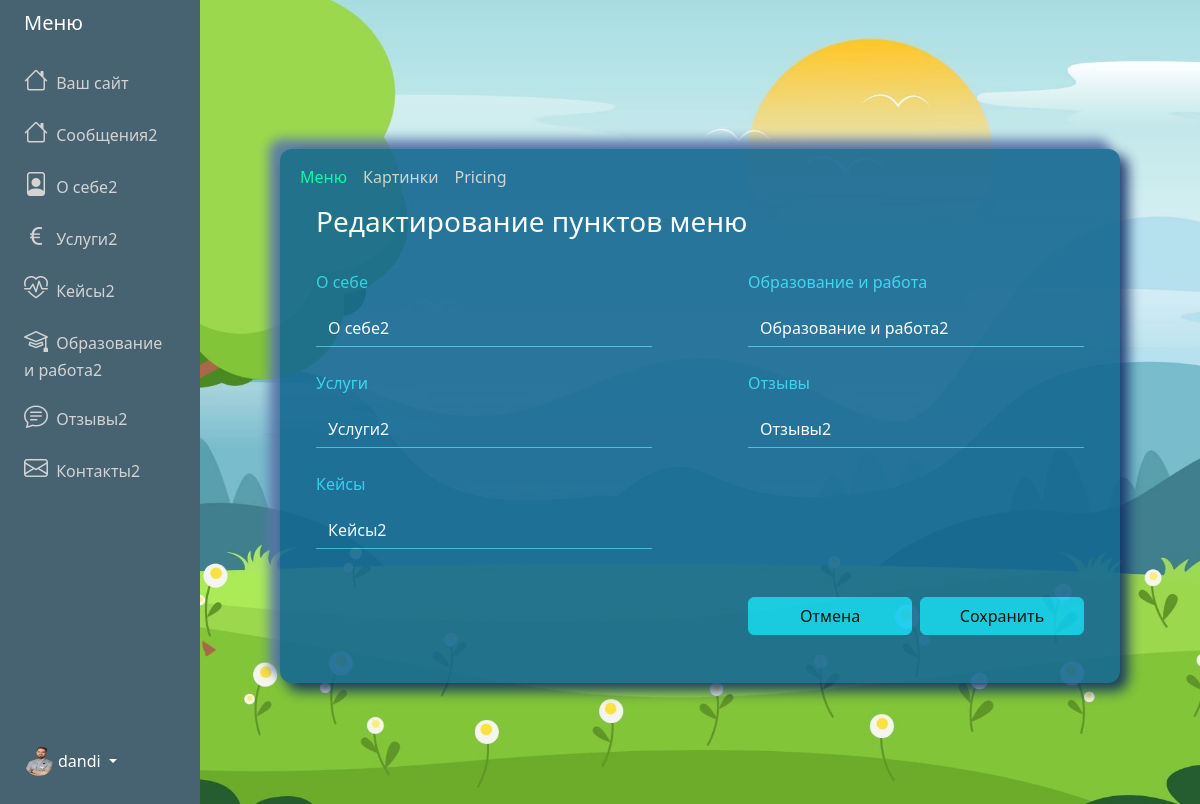
The page /adminPanel/settings/menu/ (signed in) on the database its author committed.
### adminPanel/models.py (models this page shows, shortened)
class Menu (models.Model):
    user = models.OneToOneField(User, on_delete=models.CASCADE)
    messages = models.CharField('Сообщения', max_length=100, default="Сообщения")
    about = models.CharField('О себе', max_length=100, default="О себе")
    services = models.CharField('Услуги', max_length=100, default="Услуги")
    cases = models.CharField('Кейсы', max_length=100, default="Кейсы")
    ed_and_work = models.CharField('Образование и работа', max_length=100, default="Образование и работа")
    feedbacks = models.CharField('Отзывы', max_length=100, default="Отзывы")
    contacts = models.CharField('Контакты', max_length=100, default="Контакты")

class About(models.Model):
    user = models.OneToOneField(User, on_delete=models.CASCADE)
    profession = models.CharField(max_length=200)
    slogan = models.TextField(null=True, blank=True)
    main_foto = models.ImageField(
        default="avatar.jpg",
        upload_to="About_main_foto"
    )

### adminPanel/views.py (the view, shortened to what this page needs)
# urls.py: path('adminPanel/settings/menu/', UpdateMenuView.as_view(), name="settings-menu"),
class UpdateMenuView(LoginRequiredMixin, View):
    def get(self, request):
        menu_form = UpdateMenuForm(instance=request.user.menu)
        str = ['about', 'services', 'cases']
        context = {
            'menu_form':menu_form,
            'active':'settings-menu',
            'menu':request_menu(self.request),
            'str':str
        }
        return render(request, 'adminPanel/settings-menu.html', context)

### adminPanel/forms.py
class UpdateMenuForm(forms.ModelForm):
    class Meta:
        model = Menu
        fields = ['about','services','cases', 'ed_and_work','feedbacks']

### adminPanel/views.py (called while the page is built)
def request_menu(request):
    user_id = request.user.id  # Получаем id текущего пользователя
    menu = Menu.objects.filter(user_id=user_id).first()  # Используем user_id для фильтрации
    return menu

### adminPanel/templates/adminPanel/settings-menu.html (shortened to what this page needs)
{% extends "adminPanel/base.html" %}
{% block content %}
<div class="container vh-100 d-flex align-items-center">
    <div id="innerPage">
        {% include 'adminPanel/includes/nav.html' %}
        <form method="post" novaldiate enctype="multipart/form-data">
            <div class="row align-items-right justify-content-center">
                <div class="col-12 text-white px-5">
                    <div class="lead">
                        <h3>Редактирование пунктов меню</h3>
                    </div>
                </div>
            </div>
            <div class="row align-items-start justify-content-center">
                <div class="col-sm-6 col-xs-12 text-white px-5">
                    {% for form in menu_form %}
                    {% if form.name in str %}
                    <div class="mt-4">
                        <p class="label-color">
                            {{form.label}}
                        </p>
                        <input class="form-control rounded-0 mb-3" type="text" name="{{form.name}}"
                            id="id_{{form.name}}" placeholder="Введите пункт меню" {% if form %} value="{{form.value}}"
                            {% endif %} />
                    </div>
                    {% endif %}
                    {% endfor %}
                </div>
                <div class="col-sm-6 col-xs-12 text-white px-5">
                    {% for form in menu_form %}
                    {% if form.name not in str %}
                    <div class="mt-4">
                        <p class="label-color">
                            {{form.label}}
                        </p>
                        <input class="form-control rounded-0 mb-3" type="text" name="{{form.name}}"
                            id="id_{{form.name}}" placeholder="Введите пункт меню" {% if form %} value="{{form.value}}"
                            {% endif %} />
                    </div>
                    {% endif %}
                    {% endfor %}
                </div>
            </div>
            <div class="row align-items-center justify-content-center">
                <div class="col-12 px-5 pt-2">
                </div>
            </div>
            <div class="row align-items-center justify-content-center">
                <div class="col-sm-6 col-xs-12 text-white px-5 pt-5">
                </div>
                <div class="col-sm-6 col-xs-12 d-sm-block  px-5 pb-5">
                    <div class="d-grid gap-2 d-md-flex justify-content-md-end">
                        <a href="{% url 'about' %}" class="btn btn-info mt-4 w-50">Отмена</a>
                        <button class="btn btn-info mt-4 w-50" type="submit"> Сохранить </button>
                    </div>
                </div>
            </div>
        </form>
    </div>
</div>
{% endblock content %}

### adminPanel/templates/adminPanel/base.html (shortened to what this page needs)
{% load static %}
<!DOCTYPE html>
<html lang="en">
<head>
    <link href="https://cdn.jsdelivr.net/npm/bootstrap@5.3.3/dist/css/bootstrap.min.css" rel="stylesheet"
>
    <link rel="stylesheet"
        href="https://cdnjs.cloudflare.com/ajax/libs/bootstrap-icons/1.8.1/font/bootstrap-icons.min.css">
    <link rel="stylesheet" href="{% static 'css/styles.css'%}">
</head>
<body class="admin-panel-body">
    <div class="container-fluid">
        <div class="row flex-nowrap">
            <div class="col-auto col-md-3 col-xl-2 px-sm-2 px-0 menu-bg-custom">
                <div class="d-flex flex-column align-items-center align-items-sm-start px-3 pt-2 text-white min-vh-100">
                    <a href="/"
                        class="d-flex align-items-center pb-3 mb-md-0 me-md-auto text-white text-decoration-none">
                        <span class="fs-5 d-none d-sm-inline">Меню</span>
                    </a>
                    <ul class="nav text-light flex-column mb-sm-auto mb-0 align-items-center align-items-sm-start"
                        id="menu">
                        <li>
                            <a href="{% url 'home' %}" class="nav-link align-middle px-0 admin-menu-text {%if active == 'home' %} active {% endif %}">
                                <i class="fs-4 bi-house"></i> <span class="ms-1 d-none d-sm-inline">Ваш сайт</span>
                            </a>
                        </li>
                        <li>
                            <a href="{% url 'messages' %}" class="nav-link align-middle px-0 admin-menu-text {%if active == 'messages' %} active {% endif %}">
                                <i class="fs-4 bi-house"></i> <span class="ms-1 d-none d-sm-inline">{% if menu.messages %} {{ menu.messages }} {% else %}Сообщения {% endif %}</span>
                            </a>
                        </li>
                        <li>
                            <a href="{% url 'about' %}" class="nav-link align-middle px-0 admin-menu-text {%if active == 'about' %} active {% endif %}">
                                <i class="fs-4 bi-file-person"></i> <span class="ms-1 d-none d-sm-inline">{% if menu.about %} {{ menu.about }} {% else %} О себе {% endif %}</span>
                            </a>
                        </li>
                        <li>
                            <a href="{% url 'services' %}" class="nav-link px-0 align-middle admin-menu-text {%if active == 'services' %} active {% endif %}">
                                <i class="fs-4 bi-currency-euro"></i> <span class="ms-1 d-none d-sm-inline">{% if menu.services %} {{ menu.services }} {% else %} Услуги {% endif %}</span></a>
                        </li>
                        <li>
                            <a href="{% url 'cases' %}" class="nav-link px-0 align-middle admin-menu-text {%if active == 'cases' %} active {% endif %}">
                                <i class="fs-4 bi-heart-pulse"></i> <span class="ms-1 d-none d-sm-inline">{% if menu.cases %} {{ menu.cases }} {% else %} Кейсы {% endif %}</span></a>
                        </li>
                        <li>
                            <a href="{% url 'ed-and-work' %}" class="nav-link px-0 align-middl admin-menu-text {%if active == 'ed_and_work' %} active {% endif %}">
                                <i class="fs-4 bi-mortarboard"></i> <span class="ms-1 d-none d-sm-inline">{% if menu.ed_and_work %} {{ menu.ed_and_work }} {% else %} Образование и работа {% endif %}</span></a>
                        </li>
                        <li>
                            <a href="{% url 'feedbacks' %}" class="nav-link px-0 align-middle admin-menu-text {%if active == 'feedbacks' %} active {% endif %}">
                                <i class="fs-4 bi-chat-text"></i> <span class="ms-1 d-none d-sm-inline">{% if menu.feedbacks %} {{ menu.feedbacks }} {% else %} Отзывы {% endif %}</span>
                            </a>
                        </li>
                        <li>
                            <a href="#" class="nav-link px-0 align-middle admin-menu-text">
                                <i class="fs-4 bi-envelope"></i> <span class="ms-1 d-none d-sm-inline">{% if menu.contacts %} {{ menu.contacts }} {% else %} Контакты {% endif %}</span>
                            </a>
                        </li>
                    </ul>
                    <div class="dropdown pb-4">
                        <a href="#"
                            class="d-flex align-items-center text-white text-decoration-none dropdown-toggle {% if current_path == home_url %}active{% endif %}"
                            id="dropdownUser1" data-bs-toggle="dropdown" aria-expanded="false">
                            <img src="{{ user.about.main_foto.url }}" alt="logo" width="30" height="30"
                                class="rounded-circle">
                            <span class="d-none d-sm-inline mx-1">{{user.username}}</span>
                        </a>
                    </div>
                </div>
            </div>
            <div class="col py-3">
                {% block content %}
                {% endblock content %}
            </div>
        </div>
    </div>
</body>
</html>

### static/css/styles.css (style rules this page uses)
:root { --color-primary: #ee394c; --color-secondary: #86b7fe; --color-light: #f2f2f2; --color-gray: #ced4da; --color-dark: #212121; --color-white: #ffffff; --color-error: #e2442f; --color-warning: #ffc900; --color-info: #02a2b9; --color-success: #1ba345; --color-input: #00d1b2; --border-radius: 5px; }
#innerPage { width:100%; max-width:840px; margin : 0 auto; border-radius: 12px; background: #156892; box-shadow: 7px 7px 13px 1px #0f2d64, -10px -9px 11px 1px #5b79ad; opacity: 0.9; }
.form-control { background: none; border:none; border-bottom : 1px solid #45bdd9; color:#fff; }
.menu-bg-custom { background-color: #476270; }
.admin-menu-text { color: lightgray; }
.label-color { color:#31d2f2; }

### adminPanel/templates/adminPanel/settings-menu.html (style rules this page uses)
.admin-panel-body { background-image: url('/media/fon-admin-about.jpg'); background-repeat: no-repeat; background-size: cover; background-position: center; }

### rows shown on the page
Menu: messages "Сообщения2", about "О себе2", services "Услуги2", cases "Кейсы2", ed_and_work "Образование и работа2", feedbacks "Отзывы2", contacts "Контакты2", about "О себе2" "Услуги2" "Кейсы2", ed_and_work "Образование и работа2" "Отзывы2"

### other values the page prints
{{ user.username }} "dandi"
